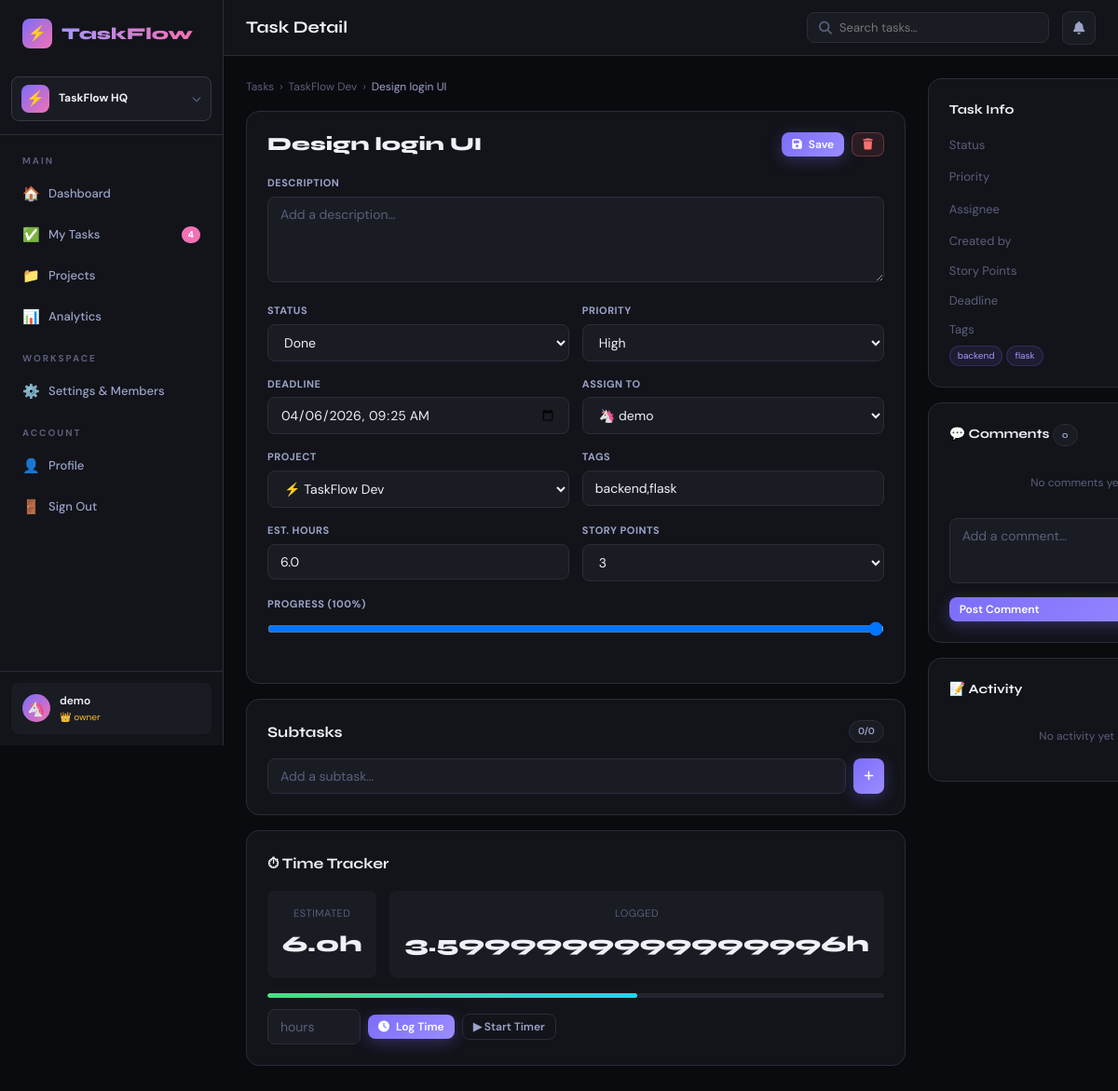
Page /tasks/1 (signed in) on the earlier database version.
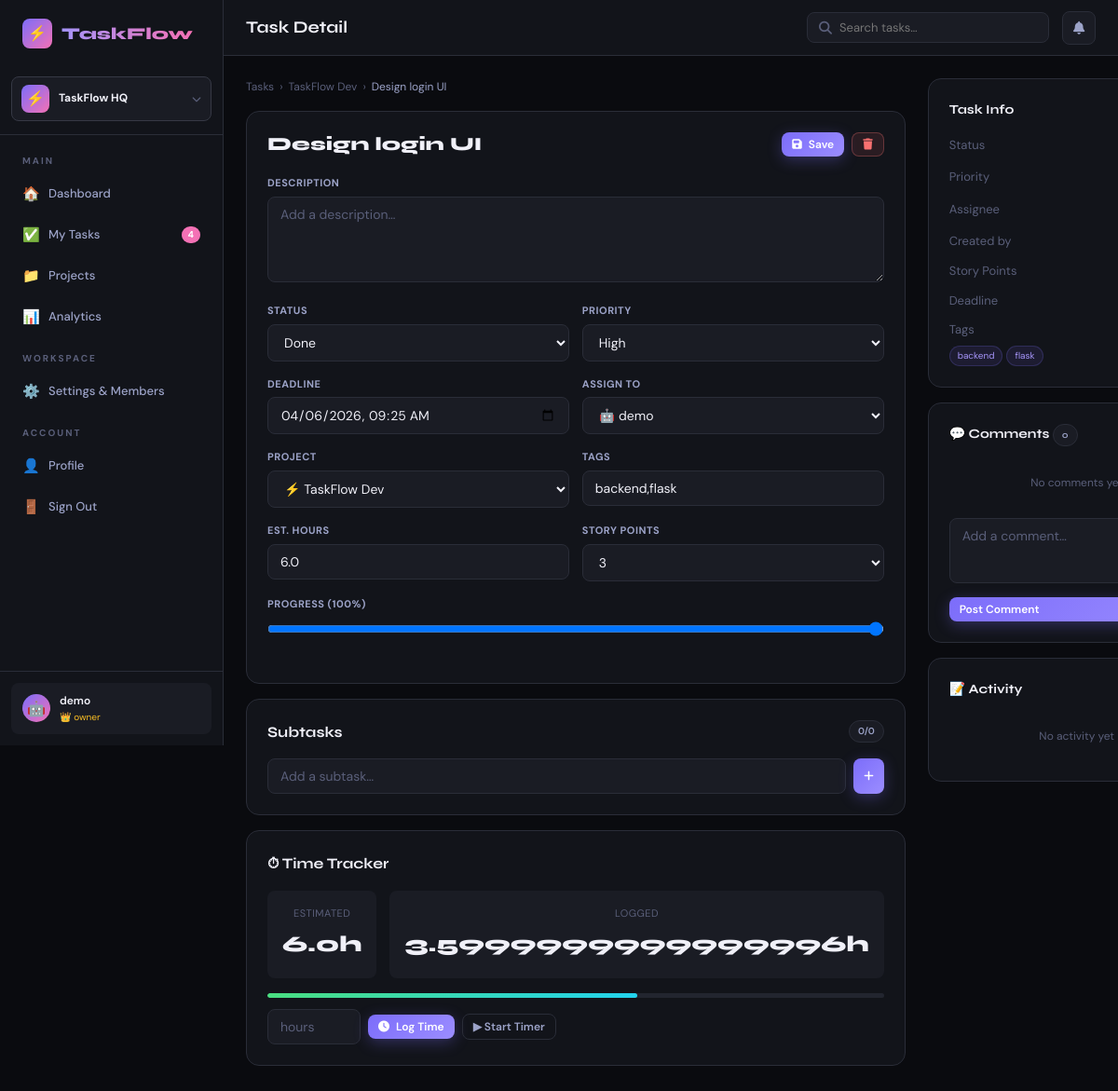
Same page on the later database version.
### taskflow 2/app.py (models this page shows)
class User(db.Model):
    id            = db.Column(db.Integer, primary_key=True)
    username      = db.Column(db.String(80), unique=True, nullable=False)
    email         = db.Column(db.String(120), unique=True, nullable=False)
    password      = db.Column(db.String(256), nullable=False)
    avatar        = db.Column(db.String(2), default='😎')
    role          = db.Column(db.String(20), default='member')
    created       = db.Column(db.DateTime, default=datetime.utcnow)
    active_ws_id  = db.Column(db.Integer, db.ForeignKey('workspace.id'), nullable=True)
    tasks         = db.relationship('Task', foreign_keys='Task.assignee_id', backref='assignee', lazy=True)
    created_tasks = db.relationship('Task', foreign_keys='Task.creator_id', backref='creator', lazy=True)
    notifications = db.relationship('Notification', backref='user', lazy=True)

class Task(db.Model):
    id           = db.Column(db.Integer, primary_key=True)
    title        = db.Column(db.String(200), nullable=False)
    description  = db.Column(db.Text)
    status       = db.Column(db.String(30), default='todo')
    priority     = db.Column(db.String(20), default='medium')
    deadline     = db.Column(db.DateTime)
    estimated_h  = db.Column(db.Float, default=0)
    logged_h     = db.Column(db.Float, default=0)
    progress     = db.Column(db.Integer, default=0)
    tags         = db.Column(db.String(300), default='')
    story_points = db.Column(db.Integer, default=1)
    created      = db.Column(db.DateTime, default=datetime.utcnow)
    updated      = db.Column(db.DateTime, default=datetime.utcnow, onupdate=datetime.utcnow)
    project_id   = db.Column(db.Integer, db.ForeignKey('project.id'))
    assignee_id  = db.Column(db.Integer, db.ForeignKey('user.id'))
    creator_id   = db.Column(db.Integer, db.ForeignKey('user.id'))
    comments     = db.relationship('Comment', backref='task', lazy=True, cascade='all,delete')
    activity     = db.relationship('Activity', backref='task', lazy=True, cascade='all,delete')
    subtasks     = db.relationship('Subtask', backref='task', lazy=True, cascade='all,delete')

class Project(db.Model):
    id           = db.Column(db.Integer, primary_key=True)
    name         = db.Column(db.String(120), nullable=False)
    description  = db.Column(db.Text)
    color        = db.Column(db.String(20), default='#6C63FF')
    emoji        = db.Column(db.String(4), default='📁')
    is_private   = db.Column(db.Boolean, default=False)
    created      = db.Column(db.DateTime, default=datetime.utcnow)
    owner_id     = db.Column(db.Integer, db.ForeignKey('user.id'))
    workspace_id = db.Column(db.Integer, db.ForeignKey('workspace.id'))
    owner        = db.relationship('User', backref='owned_projects')
    tasks        = db.relationship('Task', backref='project', lazy=True, cascade='all,delete')
    members      = db.relationship('ProjectMember', backref='project', lazy=True, cascade='all,delete')
    sprints      = db.relationship('Sprint', backref='project', lazy=True, cascade='all,delete')

### taskflow 2/app.py (the view)
@app.route('/tasks/<int:tid>')
@login_required
def task_detail(tid):
    u = current_user(); t = Task.query.get_or_404(tid); ws = active_workspace()
    return render_template('task_detail.html', user=u, task=t,
                           members=ws_members_list(ws) if ws else [],
                           projects=visible_projects(u))

### taskflow 2/app.py (called while the page is built)
def login_required(f):
    @wraps(f)
    def decorated(*args, **kwargs):
        if 'user_id' not in session:
            return redirect(url_for('login'))
        return f(*args, **kwargs)
    return decorated

def current_user():
    if 'user_id' in session:
        return User.query.get(session['user_id'])
    return None

def active_workspace():
    u = current_user()
    if not u: return None
    if u.active_ws_id:
        ws = Workspace.query.get(u.active_ws_id)
        if ws: return ws
    ws = Workspace.query.filter_by(owner_id=u.id).first()
    if ws: u.active_ws_id = ws.id; db.session.commit()
    return ws

def get_ws_role(ws, user):
    m = WorkspaceMember.query.filter_by(workspace_id=ws.id, user_id=user.id).first()
    return m.role if m else None

def user_can_see_project(project, user):
    ws = active_workspace()
    if not ws or not get_ws_role(ws, user): return False
    if project.workspace_id != ws.id: return False
    if project.owner_id == user.id: return True
    if not project.is_private: return True
    return get_proj_role(project, user) is not None

def ws_members_list(ws):
    return [wm.user for wm in ws.members]

### taskflow 2/templates/task_detail.html (shortened to what the changed rows need)
{% extends 'base.html' %}
{% block content %}
<div class="fade-in">
  <div style="display:flex;gap:24px;align-items:flex-start;">
    <div style="flex:1;">
      <div style="font-size:12px;color:var(--text3);margin-bottom:16px;display:flex;align-items:center;gap:6px;">
        <a href="/tasks" style="color:var(--text3);">Tasks</a>
        {% if task.project %} › <a href="/projects/{{ task.project_id }}" style="color:var(--text3);">{{ task.project.name }}</a>{% endif %}
        › <span style="color:var(--text2);">{{ task.title[:40] }}{% if task.title|length>40 %}…{% endif %}</span>
      </div>
      <div class="card" style="margin-bottom:16px;">
        <form method="POST" action="/tasks/{{ task.id }}/update">
          <div style="display:flex;justify-content:space-between;align-items:flex-start;margin-bottom:20px;">
            <input type="text" name="title" value="{{ task.title }}"
                   class="form-control" style="font-family:var(--font);font-size:22px;font-weight:800;border:none;background:none;padding:0;font-size:20px;" required>
            <div style="display:flex;gap:8px;flex-shrink:0;margin-left:12px;">
              {% if can_write_ws %}
              <button type="submit" class="btn btn-primary btn-sm"><i class="fas fa-save"></i> Save</button>
              <form method="POST" action="/tasks/{{ task.id }}/delete" onsubmit="return confirm('Delete?')">
              </form>
              {% endif %}
            </div>
          </div>
          <div class="form-row">
            <div class="form-group">
              <label class="form-label">Status</label>
              <select name="status" class="form-control">
                {% for s in ['todo','in_progress','review','done'] %}
                <option value="{{ s }}" {% if task.status==s %}selected{% endif %}>{{ s.replace('_',' ').title() }}</option>
                {% endfor %}
              </select>
            </div>
            <div class="form-group">
              <label class="form-label">Priority</label>
              <select name="priority" class="form-control">
                {% for p in ['low','medium','high','critical'] %}
                <option value="{{ p }}" {% if task.priority==p %}selected{% endif %}>{{ p.title() }}</option>
                {% endfor %}
              </select>
            </div>
          </div>
          <div class="form-row">
            <div class="form-group">
              <label class="form-label">Deadline</label>
              <input type="datetime-local" name="deadline" class="form-control"
                     value="{{ task.deadline.strftime('%Y-%m-%dT%H:%M') if task.deadline else '' }}">
            </div>
            <div class="form-group">
              <label class="form-label">Assign To</label>
              <select name="assignee_id" class="form-control">
                {% for m in members %}
                <option value="{{ m.id }}" {% if m.id==task.assignee_id %}selected{% endif %}>{{ m.avatar }} {{ m.username }}</option>
                {% endfor %}
              </select>
            </div>
          </div>
          <div class="form-row">
            <div class="form-group">
              <label class="form-label">Project</label>
              <select name="project_id" class="form-control">
                {% for p in projects %}
                <option value="{{ p.id }}" {% if task.project_id==p.id %}selected{% endif %}>{{ p.emoji }} {{ p.name }}</option>
                {% endfor %}
              </select>
            </div>
            <div class="form-group">
              <label class="form-label">Tags</label>
              <input type="text" name="tags" class="form-control" value="{{ task.tags or '' }}" placeholder="tag1, tag2">
            </div>
          </div>
          <div class="form-row">
            <div class="form-group">
              <label class="form-label">Est. Hours</label>
              <input type="number" name="estimated_h" class="form-control" value="{{ task.estimated_h }}" step="0.5" min="0">
            </div>
            <div class="form-group">
              <label class="form-label">Story Points</label>
              <select name="story_points" class="form-control">
                {% for sp in [1,2,3,5,8,13] %}
                <option value="{{ sp }}" {% if task.story_points==sp %}selected{% endif %}>{{ sp }}</option>
                {% endfor %}
              </select>
            </div>
          </div>
          <div class="form-group">
            <label class="form-label">Progress ({{ task.progress }}%)</label>
            <input type="range" name="progress" min="0" max="100" value="{{ task.progress }}"
                   class="form-control" style="padding:4px 0;" oninput="this.previousElementSibling.textContent='Progress ('+this.value+'%)'">
          </div>
        </form>
      </div>
      <div class="card" style="margin-bottom:16px;">
        <div class="grid-2" style="margin-bottom:16px;">
          <div style="background:var(--surface2);border-radius:var(--radius-sm);padding:16px;text-align:center;">
            <div style="font-size:11px;color:var(--text3);text-transform:uppercase;letter-spacing:.5px;margin-bottom:6px;">Estimated</div>
            <div style="font-family:var(--font);font-size:24px;font-weight:800;">{{ task.estimated_h }}h</div>
          </div>
          <div style="background:var(--surface2);border-radius:var(--radius-sm);padding:16px;text-align:center;">
            <div style="font-size:11px;color:var(--text3);text-transform:uppercase;letter-spacing:.5px;margin-bottom:6px;">Logged</div>
            <div style="font-family:var(--font);font-size:24px;font-weight:800;" id="logged-h">{{ task.logged_h }}h</div>
          </div>
        </div>
      </div>
    </div>
  </div>
</div>
{% endblock %}

### taskflow 2/templates/base.html (shortened to what this page needs)
<!DOCTYPE html>
<html lang="en">
<head>
<link rel="stylesheet" href="https://cdnjs.cloudflare.com/ajax/libs/font-awesome/6.4.0/css/all.min.css">
</head>
<body>
<div class="app-layout">
{% if session.user_id %}
<aside class="sidebar" id="sidebar">
  <div class="sidebar-logo">
    <div class="logo-icon">⚡</div>
    <span>TaskFlow</span>
  </div>
  {% if ws %}
  <div class="ws-switcher" onclick="document.getElementById('ws-dropdown').classList.toggle('open');event.stopPropagation();">
    <div class="ws-chip">
      <div class="ws-avatar">{{ ws.avatar }}</div>
      <div class="ws-name">{{ ws.name }}</div>
      <i class="fas fa-chevron-down" style="font-size:10px;color:var(--text3);"></i>
    </div>
  </div>
  {% endif %}
  <nav>
    <div class="sidebar-section">Main</div>
    <a href="/dashboard" class="nav-item {% if request.endpoint=='dashboard' %}active{% endif %}">
      <span class="icon">🏠</span> Dashboard
    </a>
    <a href="/tasks" class="nav-item {% if request.endpoint=='tasks' %}active{% endif %}">
      <span class="icon">✅</span> My Tasks
      {% if overdue_count %}<span class="nav-badge">{{ overdue_count }}</span>{% endif %}
    </a>
    <a href="/projects" class="nav-item {% if 'project' in request.endpoint %}active{% endif %}">
      <span class="icon">📁</span> Projects
    </a>
    <a href="/analytics" class="nav-item {% if request.endpoint=='analytics' %}active{% endif %}">
      <span class="icon">📊</span> Analytics
    </a>
    {% if ws %}
    <div class="sidebar-section">Workspace</div>
    <a href="/workspaces/{{ ws.id }}/settings" class="nav-item {% if request.endpoint=='workspace_settings' %}active{% endif %}">
      <span class="icon">⚙️</span> {% if can_admin_ws %}Settings & Members{% else %}View Members{% endif %}
    </a>
    {% endif %}
    <div class="sidebar-section">Account</div>
    <a href="/profile" class="nav-item {% if request.endpoint=='profile' %}active{% endif %}">
      <span class="icon">👤</span> Profile
    </a>
    <a href="/logout" class="nav-item"><span class="icon">🚪</span> Sign Out</a>
  </nav>
  <div class="sidebar-footer">
    <a href="/profile" class="user-chip">
      <div class="user-avatar">{{ user.avatar if user else '👤' }}</div>
      <div>
        <div class="user-name">{{ user.username if user else 'User' }}</div>
        <div class="user-role" style="display:flex;align-items:center;gap:4px;">{% if ws_role %}<span style="color:{% if ws_role=='owner' %}var(--amber){% elif ws_role=='admin' %}var(--accent2){% elif ws_role=='viewer' %}var(--text3){% else %}var(--cyan){% endif %};">{% if ws_role=='owner' %}👑{% elif ws_role=='admin' %}⚡{% elif ws_role=='viewer' %}👁{% else %}👤{% endif %} {{ ws_role }}</span>{% endif %}</div>
      </div>
    </a>
  </div>
</aside>
{% endif %}
<div class="main-content">
{% if session.user_id %}
<header class="topbar">
  <div class="topbar-title">{% block topbar_title %}{% endblock %}</div>
  <div style="position:relative;">
    <div class="search-box">
      <i class="fas fa-search"></i>
      <input type="text" id="search-input" placeholder="Search tasks…" autocomplete="off">
    </div>
  </div>
  <div style="position:relative;">
    <div class="notif-btn" id="notif-btn" onclick="toggleNotif()">
      <i class="fas fa-bell"></i>
    </div>
  </div>
</header>
{% endif %}
<div class="page-content">
{% block content %}{% endblock %}
</div>
</div>
</div>
</body>
</html>

Differences in the rows shown:
changed User "demo": avatar "🦄" → "🤖"
changed through a linked row, Task "Design login UI": assignee_id "🦄 demo" → "🤖 demo"
